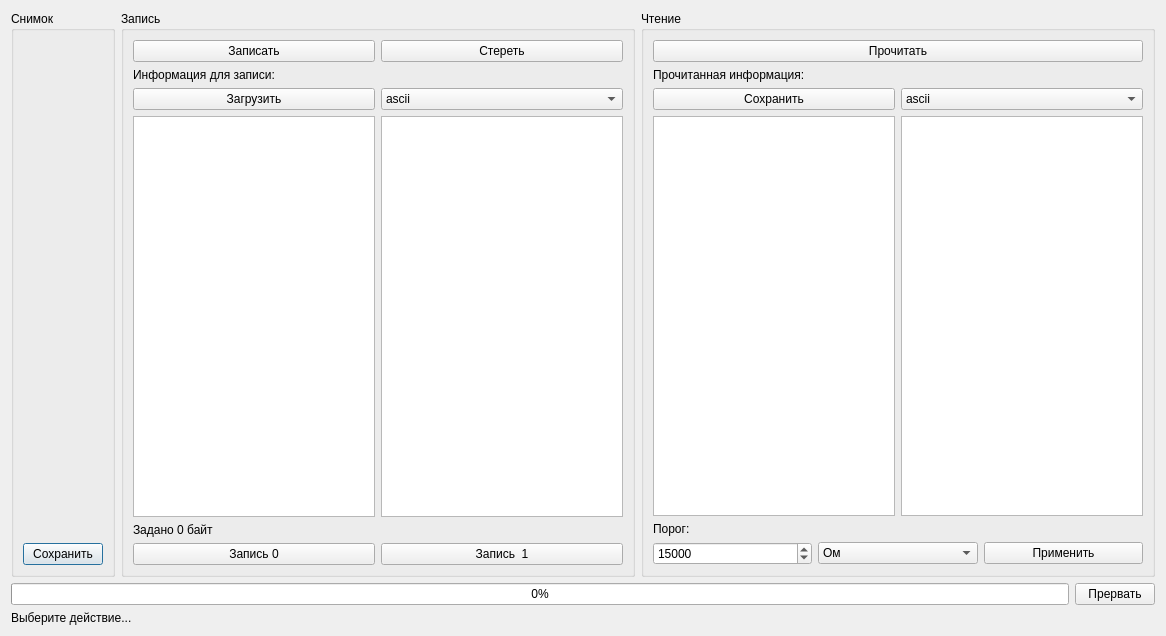
<?xml version="1.0" encoding="UTF-8"?>
<ui version="4.0">
 <class>Dialog</class>
 <widget class="QDialog" name="Dialog">
  <property name="geometry">
   <rect>
    <x>0</x>
    <y>0</y>
    <width>1166</width>
    <height>636</height>
   </rect>
  </property>
  <property name="windowTitle">
   <string>RRAM</string>
  </property>
  <layout class="QVBoxLayout" name="verticalLayout_2">
   <item>
    <layout class="QHBoxLayout" name="horizontalLayout">
     <property name="sizeConstraint">
      <enum>QLayout::SetMaximumSize</enum>
     </property>
     <item>
      <widget class="QGroupBox" name="groupBox">
       <property name="sizePolicy">
        <sizepolicy hsizetype="Maximum" vsizetype="Preferred">
         <horstretch>0</horstretch>
         <verstretch>0</verstretch>
        </sizepolicy>
       </property>
       <property name="title">
        <string>Снимок</string>
       </property>
       <layout class="QVBoxLayout" name="verticalLayout">
        <item>
         <widget class="QLabel" name="label_rram_img">
          <property name="sizePolicy">
           <sizepolicy hsizetype="Minimum" vsizetype="Minimum">
            <horstretch>0</horstretch>
            <verstretch>0</verstretch>
           </sizepolicy>
          </property>
          <property name="text">
           <string/>
          </property>
          <property name="pixmap">
           <pixmap>rram.png</pixmap>
          </property>
         </widget>
        </item>
        <item>
         <widget class="QPushButton" name="button_save_img">
          <property name="text">
           <string>Сохранить</string>
          </property>
         </widget>
        </item>
       </layout>
      </widget>
     </item>
     <item>
      <widget class="QGroupBox" name="groupBox_2">
       <property name="title">
        <string>Запись</string>
       </property>
       <layout class="QVBoxLayout" name="verticalLayout_4">
        <item>
         <layout class="QVBoxLayout" name="verticalLayout_3">
          <item>
           <layout class="QHBoxLayout" name="horizontalLayout_2">
            <item>
             <widget class="QPushButton" name="button_write">
              <property name="text">
               <string>Записать</string>
              </property>
             </widget>
            </item>
            <item>
             <widget class="QPushButton" name="button_clear">
              <property name="text">
               <string>Стереть</string>
              </property>
             </widget>
            </item>
           </layout>
          </item>
          <item>
           <widget class="QLabel" name="label">
            <property name="text">
             <string>Информация для записи:</string>
            </property>
           </widget>
          </item>
          <item>
           <layout class="QHBoxLayout" name="horizontalLayout_6">
            <item>
             <widget class="QPushButton" name="button_load">
              <property name="text">
               <string>Загрузить</string>
              </property>
             </widget>
            </item>
            <item>
             <widget class="QComboBox" name="combo_write_type">
              <item>
               <property name="text">
                <string>ascii</string>
               </property>
              </item>
              <item>
               <property name="text">
                <string>utf-8</string>
               </property>
              </item>
             </widget>
            </item>
           </layout>
          </item>
          <item>
           <layout class="QHBoxLayout" name="horizontalLayout_8">
            <item>
             <widget class="QPlainTextEdit" name="text_write"/>
            </item>
            <item>
             <widget class="QListView" name="list_write_bytes"/>
            </item>
           </layout>
          </item>
          <item>
           <widget class="QLabel" name="label_write_info">
            <property name="text">
             <string>Задано 0 байт</string>
            </property>
           </widget>
          </item>
          <item>
           <layout class="QHBoxLayout" name="horizontalLayout_5">
            <item>
             <widget class="QPushButton" name="button_set_0">
              <property name="text">
               <string>Запись 0</string>
              </property>
             </widget>
            </item>
            <item>
             <widget class="QPushButton" name="button_set_1">
              <property name="text">
               <string>Запись  1</string>
              </property>
             </widget>
            </item>
           </layout>
          </item>
         </layout>
        </item>
       </layout>
      </widget>
     </item>
     <item>
      <widget class="QGroupBox" name="groupBox_3">
       <property name="title">
        <string>Чтение</string>
       </property>
       <layout class="QVBoxLayout" name="verticalLayout_6">
        <item>
         <layout class="QVBoxLayout" name="verticalLayout_5">
          <item>
           <layout class="QHBoxLayout" name="horizontalLayout_4">
            <item>
             <widget class="QPushButton" name="button_read">
              <property name="text">
               <string>Прочитать</string>
              </property>
             </widget>
            </item>
           </layout>
          </item>
          <item>
           <widget class="QLabel" name="label_3">
            <property name="text">
             <string>Прочитанная информация:</string>
            </property>
           </widget>
          </item>
          <item>
           <layout class="QHBoxLayout" name="horizontalLayout_15">
            <item>
             <widget class="QPushButton" name="button_save">
              <property name="text">
               <string>Сохранить</string>
              </property>
             </widget>
            </item>
            <item>
             <widget class="QComboBox" name="combo_read_encoding">
              <item>
               <property name="text">
                <string>ascii</string>
               </property>
              </item>
              <item>
               <property name="text">
                <string>utf-8</string>
               </property>
              </item>
             </widget>
            </item>
           </layout>
          </item>
          <item>
           <layout class="QHBoxLayout" name="horizontalLayout_10">
            <item>
             <widget class="QPlainTextEdit" name="text_read"/>
            </item>
            <item>
             <widget class="QListView" name="list_read_bytes"/>
            </item>
           </layout>
          </item>
          <item>
           <widget class="QLabel" name="label_4">
            <property name="text">
             <string>Порог:</string>
            </property>
           </widget>
          </item>
          <item>
           <layout class="QHBoxLayout" name="horizontalLayout_9">
            <item>
             <widget class="QSpinBox" name="spin_tresh_read">
              <property name="maximum">
               <number>50000</number>
              </property>
              <property name="singleStep">
               <number>1000</number>
              </property>
              <property name="value">
               <number>15000</number>
              </property>
             </widget>
            </item>
            <item>
             <widget class="QComboBox" name="combo_tresh_type">
              <item>
               <property name="text">
                <string>Ом</string>
               </property>
              </item>
              <item>
               <property name="text">
                <string>АЦП</string>
               </property>
              </item>
              <item>
               <property name="text">
                <string>мА</string>
               </property>
              </item>
             </widget>
            </item>
            <item>
             <widget class="QPushButton" name="button_apply_tresh">
              <property name="text">
               <string>Применить</string>
              </property>
             </widget>
            </item>
           </layout>
          </item>
         </layout>
        </item>
       </layout>
      </widget>
     </item>
    </layout>
   </item>
   <item>
    <layout class="QHBoxLayout" name="horizontalLayout_3">
     <property name="sizeConstraint">
      <enum>QLayout::SetDefaultConstraint</enum>
     </property>
     <item>
      <widget class="QProgressBar" name="bar_progress">
       <property name="value">
        <number>0</number>
       </property>
      </widget>
     </item>
     <item>
      <widget class="QPushButton" name="button_interrupt">
       <property name="text">
        <string>Прервать</string>
       </property>
      </widget>
     </item>
    </layout>
   </item>
   <item>
    <widget class="QLabel" name="label_status">
     <property name="sizePolicy">
      <sizepolicy hsizetype="Preferred" vsizetype="Maximum">
       <horstretch>0</horstretch>
       <verstretch>0</verstretch>
      </sizepolicy>
     </property>
     <property name="text">
      <string>Выберите действие...</string>
     </property>
    </widget>
   </item>
  </layout>
 </widget>
 <resources/>
 <connections/>
</ui>
